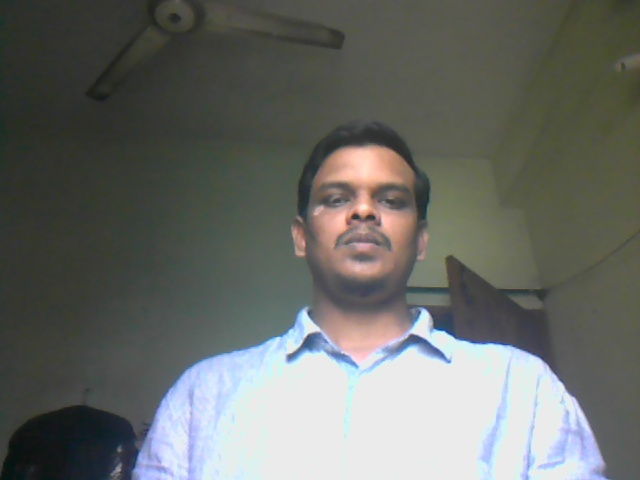
#> input picture training-data/s1/1.jpg, 640 x 480 px; its folder holds only this picture in this run
$ python train-model-lbph.py
#> lines starting #> are read from the running program, lines starting #| are printed output that depends on the picture
import cv2
import os
import numpy as np

subjects = ["Unknown", "Sadidul Islam"]


def detect_face(img):
    gray = cv2.cvtColor(img, cv2.COLOR_BGR2GRAY)
    face_cascade = cv2.CascadeClassifier('opencv-files/haarcascade_frontalface_alt.xml')
    faces = face_cascade.detectMultiScale(gray, scaleFactor=1.2, minNeighbors=5);
    if (len(faces) == 0):
        return None, None
    (x, y, w, h) = faces[0]
    return gray[y:y + w, x:x + h], faces[0]


def prepare_training_data(data_folder_path):
#> called with data_folder_path = 'training-data'
    dirs = os.listdir(data_folder_path)
    faces = []
    labels = []
    for dir_name in dirs:
        if not dir_name.startswith("s"):
            continue;
        label = int(dir_name.replace("s", ""))
        subject_dir_path = data_folder_path + "/" + dir_name
        subject_images_names = os.listdir(subject_dir_path)
        for image_name in subject_images_names:
            if image_name.startswith("."):
                continue;
            image_path = subject_dir_path + "/" + image_name
            image = cv2.imread(image_path)
#> image is the input picture: shape (480, 640, 3); mean B, G, R 102.9, 107.3, 104.6
            cv2.imshow("Training on image...", cv2.resize(image, (400, 500)))
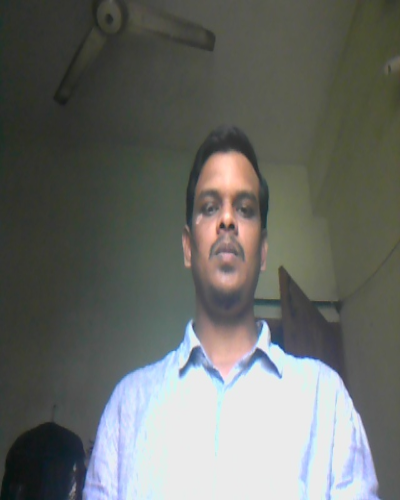
#> window 'Training on image...': shape (500, 400, 3); mean B, G, R 102.8, 107.2, 104.6
            cv2.waitKey(100)

            face, rect = detect_face(image)
#> in detect_face, `gray = cv2.cvtColor(img, cv2.COLOR_BGR2GRAY)`:
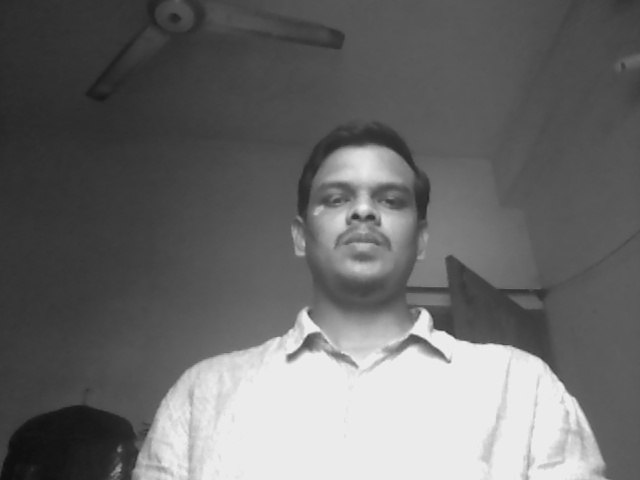
#> gray: shape (480, 640); min 14, max 240, mean 106
#> in detect_face, `faces = face_cascade.detectMultiScale(gray, scaleFactor=1.2, minNeighb..`: faces = [[301, 149, 123, 123]]
#> in detect_face, `(x, y, w, h) = faces[0]`: x = 301; y = 149; w = 123
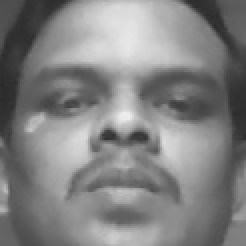
#> face: shape (123, 123) (shown 2 times larger); min 42, max 238, mean 129.8
#> rect = [301, 149, 123, 123]

            if face is not None:
                faces.append(face)

                labels.append(label)

    cv2.destroyAllWindows()
    cv2.waitKey(1)
    cv2.destroyAllWindows()

    return faces, labels


print("Preparing data...")
faces, labels = prepare_training_data("training-data")
#> faces = 1 item; labels = [1]
print("Data prepared")

print("Total faces: ", len(faces))
#| Total faces:  1
print("Total labels: ", len(labels))
#| Total labels:  1

#> (the run stopped early here; a loop or call above may not have finished)
